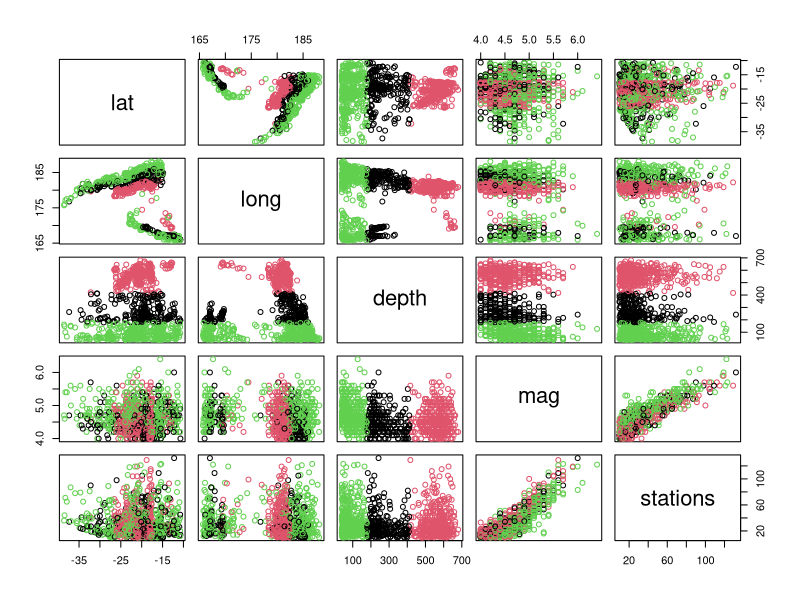
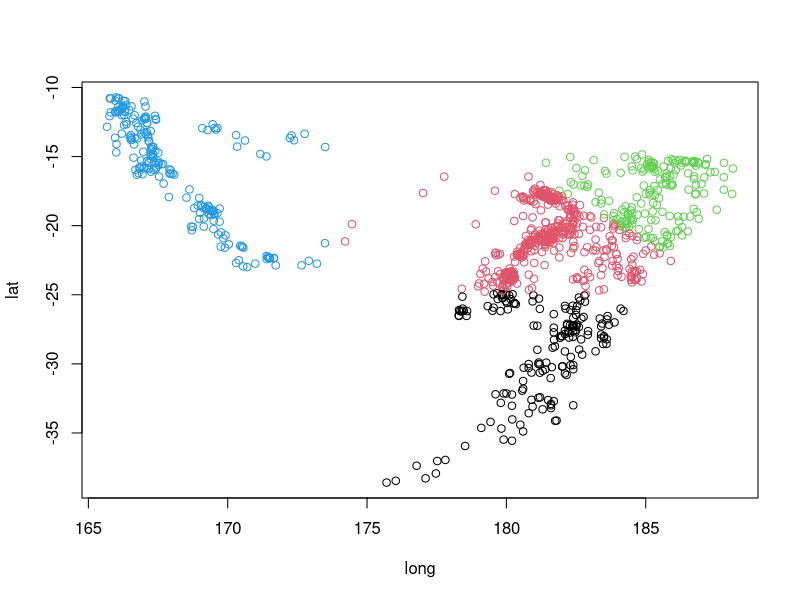
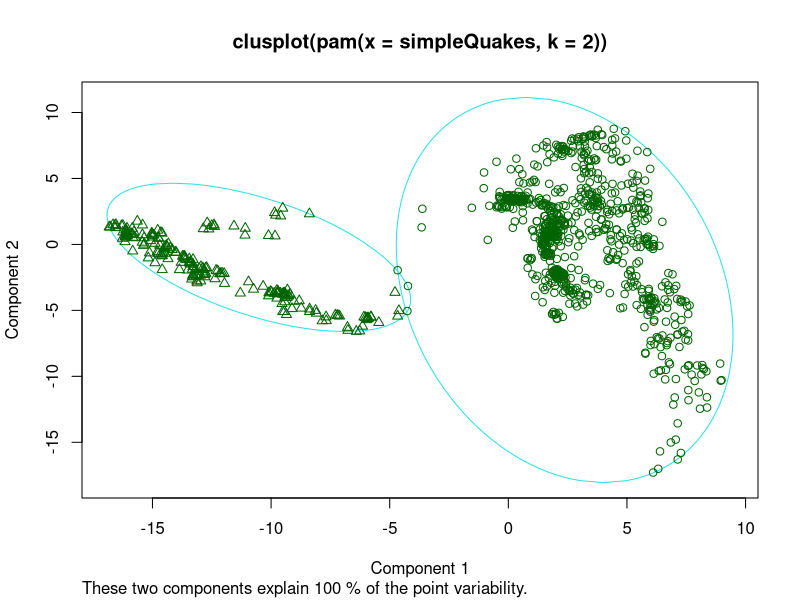
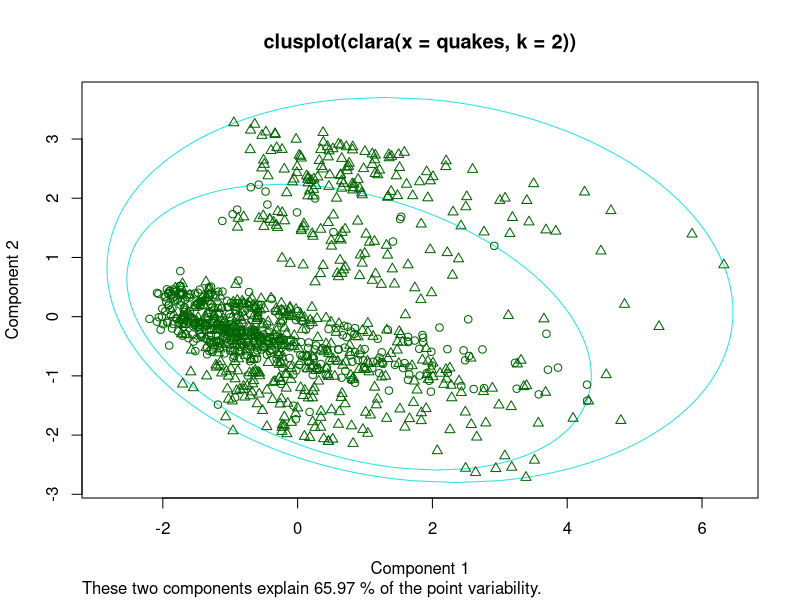
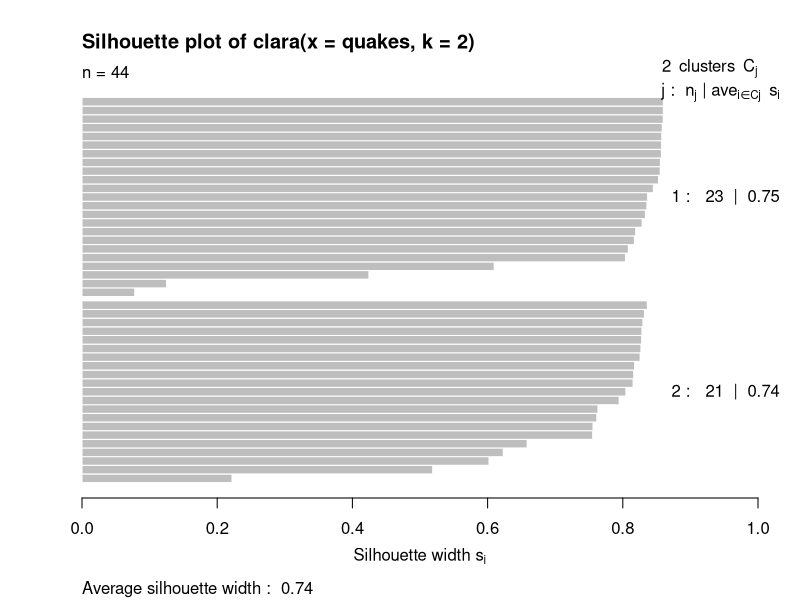
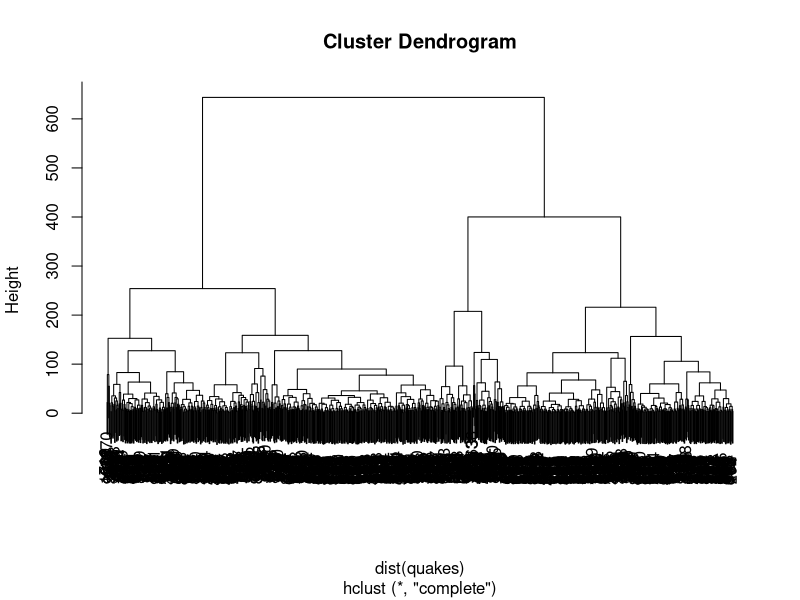
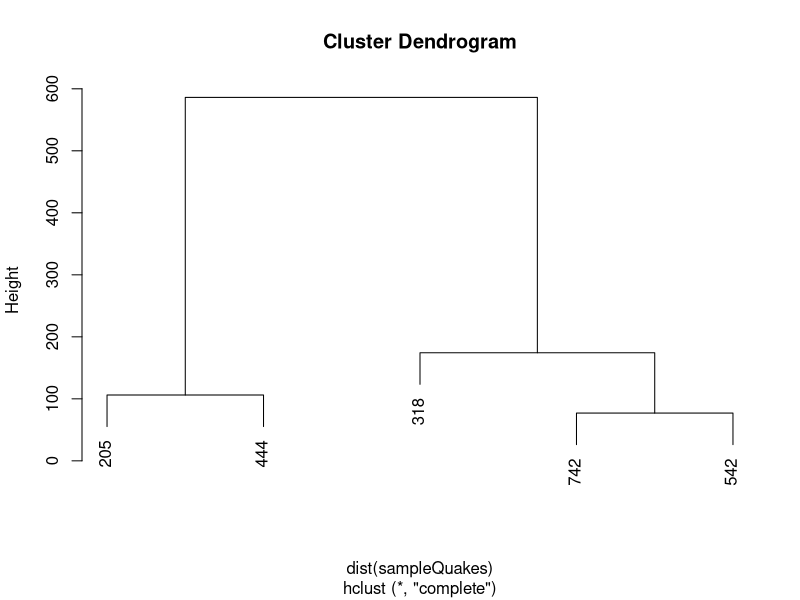
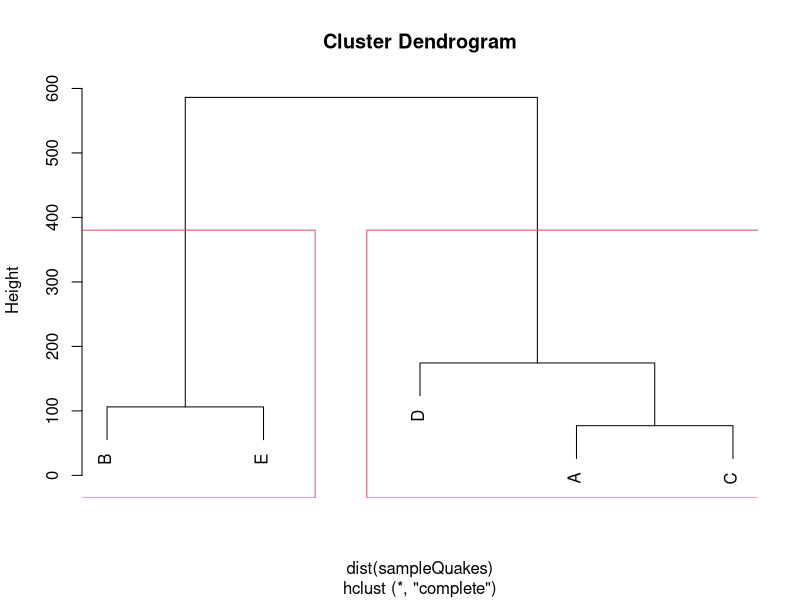

The R source for these figures, in order:
## ---- chunk 1
knitr::opts_chunk$set(echo = TRUE)
library(cluster)

## ---- chunk 2

# kmeans clusters data together, based on average distance from a centroid
# kmeans iterates through possible solutions to identify the best result

kmeans(quakes, 3)

# lots of information in the print from kmeans
# cluster sizes
# cl$centers - cluster means - shows the centroid for each cluster
# cl$cluster - clustering vector - shows which data points belong to which cluster
# cl$withinss - within cluster sum of squares - small SofS = more compact cluster


cl <- kmeans(quakes, 3)
plot(quakes, col = cl$cluster)
# what are we looking at.

#simplify
simpleQuakes <- quakes[,c("long","lat")]
cl <- kmeans(simpleQuakes, 4)
plot(simpleQuakes, col = cl$cluster)



## ---- chunk 3
simpleQuakes <- quakes[,c("long","lat")]
mypam <- pam(simpleQuakes,2) # assuming 2 medoids

# components of mypam - see pam.object
# for example...
mypam$medoids # coordinates of medoids
mypam$id.med # indices of medoids (i.e. simpleQuakes[mypam$id.med,])

# mypam$clustering # which points belong to which medoid
# same as... pam(simpleQuakes, 4, cluster.only = TRUE)


# plotting PAM
#plot(mypam)
#plot(mypam, ask = TRUE) # menu for plots

#map("worldHires","Fiji", xlim=c(160,190), ylim =c(-40,-15))
plot(mypam, which.plots = 1)

## ---- chunk 4
myclara <- clara(quakes,2)
plot(myclara, which.plots = 1) #graph
plot(myclara, which.plots = 2) #silhoutte

## ---- chunk 5
# downsample quakes for demonstration. from 500 to 25
simpleQuakes <- quakes[sample(nrow(quakes),25),c("long","lat")]

# create a fuzzy cluster with fanny
fuzCluster <- fanny(x = simpleQuakes, k = 3) 
fuzCluster

# this produces 4 parts: object, membership, fuzzyness, other components of object
fuzCluster$membership # percentage likelihood this point is part of this cluster. 
fuzCluster$coeff # A low value of Dunn's coefficient indicates a very fuzzy clustering, whereas a value close to 1 indicates a near-crisp clustering
fuzCluster$clustering # closest hard/crisp cluster

## ---- chunk 6
# builds a dendogram

# what is a distance matrix? (distance between points)
sampleQuakes <- quakes[sample(1:length(quakes$lat), 5),] # demonstrate a small set
sampleQuakes # here's the data
dist(sampleQuakes) # here's the distance matrix

# now here's a hierarchical cluster
hclust(dist(quakes)) # returns an hclust object

plot(hclust(dist(quakes))) # overplot
plot(hclust(dist(sampleQuakes))) # more approachable
# starts with one cluster per element
# Progressing up dendrogram produces larger clusters until one cluster at top
# Labels are row numbers. 
plot(hclust(dist(sampleQuakes)),
     labels = c(LETTERS[1:length(sampleQuakes)])) # labeled points
rect.hclust(hclust(dist(sampleQuakes)), k=2) # draw box around clusters

## ---- chunk 7
# cutree produces clusters from hclust objects
cutree(hclust(dist(sampleQuakes)),k=2)

## ---- chunk 8

agnes(quakes)

# downsample quakes for demonstration. from 500 to 25
simpleQuakes <- quakes[sample(nrow(quakes),25),c("long","lat")]

plot(agnes(simpleQuakes), which.plots = 1) # banner plot
plot(agnes(simpleQuakes), which.plots = 2) # dendogram

# methods provided by agnes
plot(agnes(simpleQuakes, method = "average"), which.plots = 2) 
plot(agnes(simpleQuakes, method = "single"), which.plots = 2) 
plot(agnes(simpleQuakes, method = "complete"), which.plots = 2) 
plot(agnes(simpleQuakes, method = "ward"), which.plots = 2) 
plot(agnes(simpleQuakes, method = "weighted"), which.plots = 2) 
plot(agnes(simpleQuakes, method = "flexible", par.method = 4), which.plots = 2) 


## ---- chunk 9

# Titanic has three binary attributes

# convert titanic dataset from array to data.frame
#https://stackoverflow.com/questions/59447399/how-to-transform-the-titanic-data-set
d1 <- as.data.frame(Titanic)
Tita <- d1[rep(seq_len(nrow(d1)), d1$Freq),1:4]
row.names(Tita) <- NULL

# downsample for this example
smallTitanic <- Tita[sample(nrow(Tita), 30),
                     c("Sex","Age","Survived")]


monaTitanic <- mona(smallTitanic)
monaTitanic

plot(monaTitanic) # only bannerplot is available

# examine mona object
data.frame("order"=monaTitanic$order,
           "Row Number"=monaTitanic$order.lab,
           "Split Variable"=c(monaTitanic$variable,"NULL"),
           "Step Level"=c(monaTitanic$step,"0")
)

## ---- chunk 10
daisy(head(agriculture))
## ---- chunk 11
# cluster functions provide the silhouette graph
# silhouette measures the quality of the cluster
# A high average silhouette width indicates a good clustering

simpleQuakes <- quakes[sample(nrow(quakes),25),c("long","lat")]

silhouette(pam(simpleQuakes, 3))
# returns assigned cluster, neighbor cluster, width from this point to neighboring cluster
# large sil_width is better cluster
# Observations with a large Si (almost 1) are very well clustered, 
# a small  (around 0) means that the observation lies between two clusters, 
# and observations with a negative  are probably placed in the wrong cluster.

summary(silhouette(pam(simpleQuakes, 3)))
# provides useful information
summary(silhouette(pam(quakes, 2))) # median width is indicator of quality related to k


#plotting
plot(pam(simpleQuakes,4), which.plots = 2) 
# notice negative value
# what is average silhouette width? (larger is better)

plot(pam(simpleQuakes,2), which.plots = 2) 
# now what is average?

# clusplot
plot(pam(simpleQuakes,4), which.plots = 1) 
plot(pam(simpleQuakes,2), which.plots = 1) 

# overplotting
plot(pam(quakes,2), which.plots = 2)
plot(clara(quakes,2), which.plots = 2) # clara does subsampling
